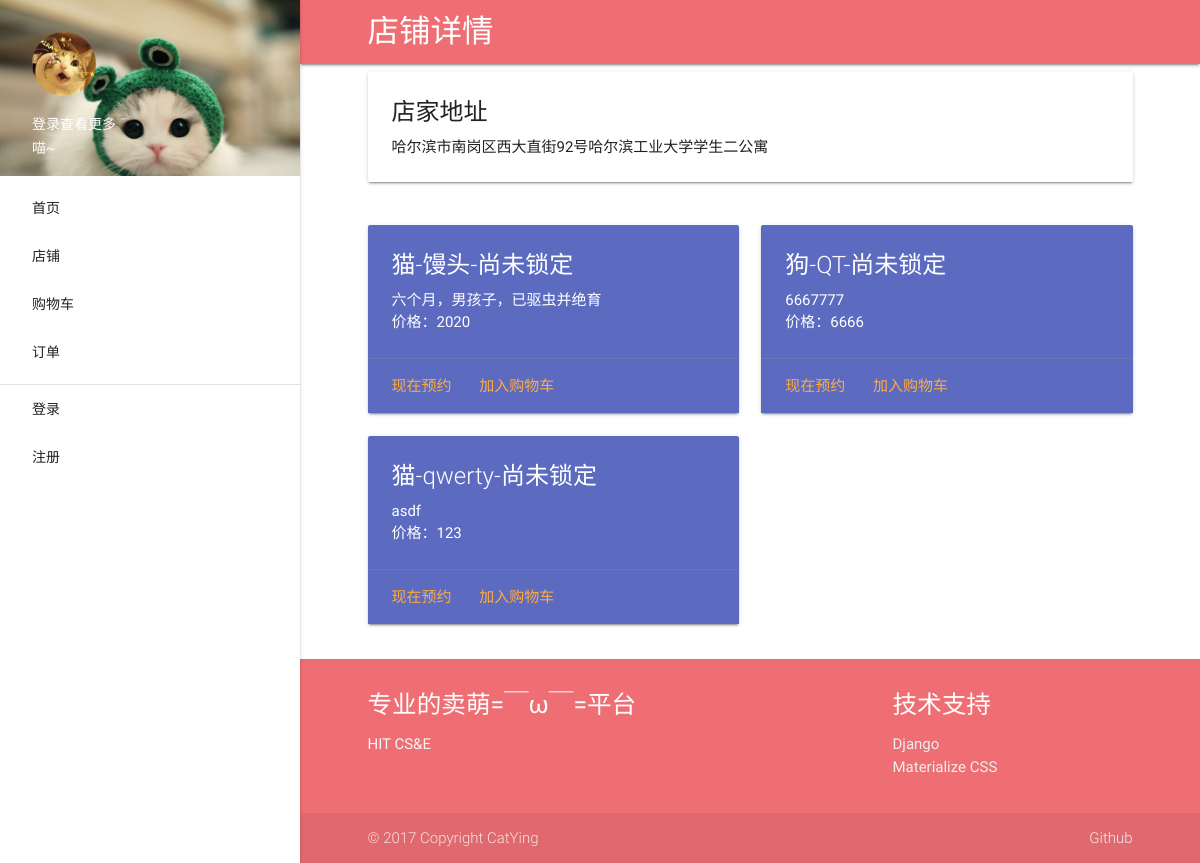
/shop/detail/1/, run on the app's committed database.
### authentication/models.py (models this page shows, shortened)
class MyUser(models.Model):
    user = models.OneToOneField(User)
    nickname = models.CharField(max_length=64)
    real_info = models.OneToOneField(RealInfo, blank=True, null=True)
    cellphone = models.CharField(max_length=16)
    address = models.CharField(max_length=512, blank=True)
    head_img = models.ImageField(upload_to='image/%Y/%m/%d', null=True)
    level = models.IntegerField(default=1)
    current_stage = models.IntegerField(default=1)
    face_token = models.CharField(max_length=256, blank=True, null=True)

### shop/models.py (models this page shows, shortened)
class Item(models.Model):
    name = models.CharField(max_length=128)
    prototype = models.ForeignKey(Prototype)
    myuser = models.ForeignKey(MyUser)
    detail = models.TextField()
    locking_id = models.IntegerField(blank=True, null=True)
    price = models.IntegerField(default=2000)
    available = models.BooleanField(default=True)

class Prototype(models.Model):
    name = models.CharField(max_length=64)

### shop/views.py (the view)
# urls.py: url(r"^detail/(?P<pk>[0-9]+)/", views.ShopDetailView.as_view(), name="shop-detail"),
class ShopDetailView(FrontMixin, ListView):
    model = Item
    context_object_name = 'item_list'
    template_name = 'shop/shop.html'
    def get_queryset(self):
        return Item.objects.filter(myuser=MyUser.objects.get(pk=int(self.kwargs['pk'])), available=True)
    def dispatch(self, request, *args, **kwargs):
        try:
            return super(ShopDetailView, self).dispatch(request, *args, **kwargs)
        except:
            return render(request, 'error.html')
    def get_context_data(self, **kwargs):
        context = super(ShopDetailView, self).get_context_data(**kwargs)
        context['detail'] = MyUser.objects.get(pk=int(self.kwargs['pk']))
        return context

### authentication/mixin.py (called while the page is built)
    def get_context_data(self, **kwargs):
        context = super(AuthMixin, self).get_context_data(**kwargs)
        if self.request.user.is_authenticated():
            myuser = self.request.user.myuser
            context['myuser'] = myuser
        return context

### website/mixin.py (called while the page is built)
    def get_context_data(self, **kwargs):
        return super(FrontMixin, self).get_context_data(**kwargs)

### templates/shop/shop.html (shortened to what this page needs)
{% extends 'base.html' %}
{% load staticfiles %}
{% block navhead %}店铺详情{% endblock %}
{% block content %}
    <div class="container">
        <div class="row">
            <div class="col s12">
                <div class="card">
                    <div class="card-content ">
                        <span class="card-title">店家地址</span>
                        <p>{{ detail.address }}</p>
                    </div>
                </div>
            </div>
        </div>
        <div class="row">
            {% for item in item_list %}
                <div class="col s12 m6">
                    {% if item.locking_id %}
                        <div class="card  indigo  lighten-1">
                            <div class="card-content white-text">
                                <span class="card-title">{{ item.prototype.name }}-{{ item.name }}-已被锁定</span>
                                <p>{{ item.detail }}</p>
                                <p>价格：{{ item.price }}</p>
                            </div>
                        </div>
                    {% else %}
                        <div class="card  indigo  lighten-1">
                            <div class="card-content white-text">
                                <span class="card-title">{{ item.prototype.name }}-{{ item.name }}-尚未锁定</span>
                                <p>{{ item.detail }}</p>
                                <p>价格：{{ item.price }}</p>
                            </div>
                            <div class="card-action">
                                <a href="{% url 'single-cal' item.pk %}">现在预约</a>
                                <a href="#" class="add_cart" data-value="{{ item.id }}">加入购物车</a>
                            </div>
                        </div>
                    {% endif %}
                </div>
            {% endfor %}
        </div>
    </div>
{% endblock %}

### data on the page
MyUser: address "哈尔滨市南岗区西大直街92号哈尔滨工业大学学生二公寓"
Item: prototype.name "猫", name "馒头", detail "六个月，男孩子，已驱虫并绝育", price "2020", {{ item.id }} 2 (drawn)
Item: prototype.name "狗", name "QT", detail "6667777", price "6666", {{ item.id }} 4 (drawn)
Item: prototype.name "猫", name "qwerty", detail "asdf", price "123", {{ item.id }} 5 (drawn)
